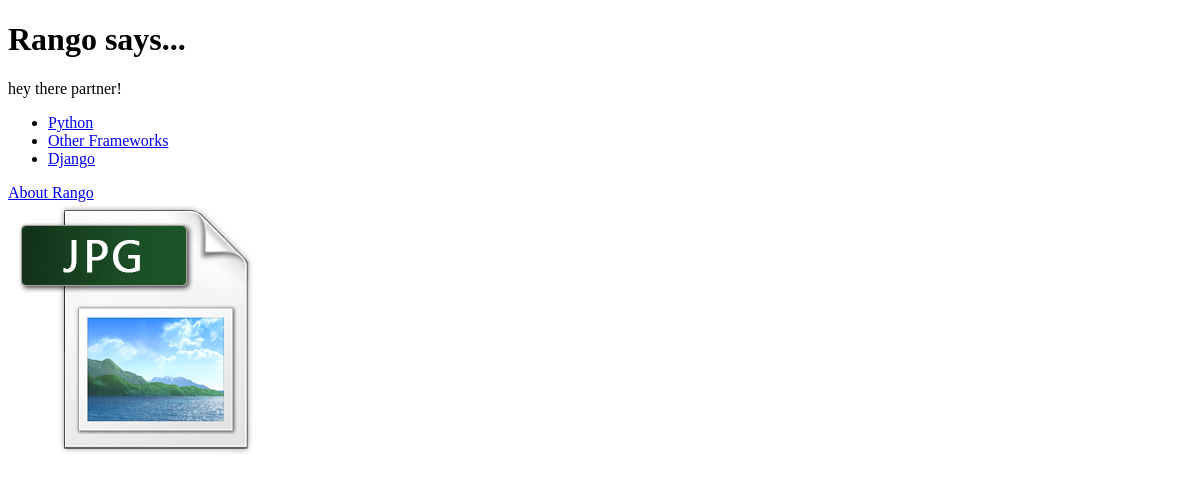
The app's page /, older data.
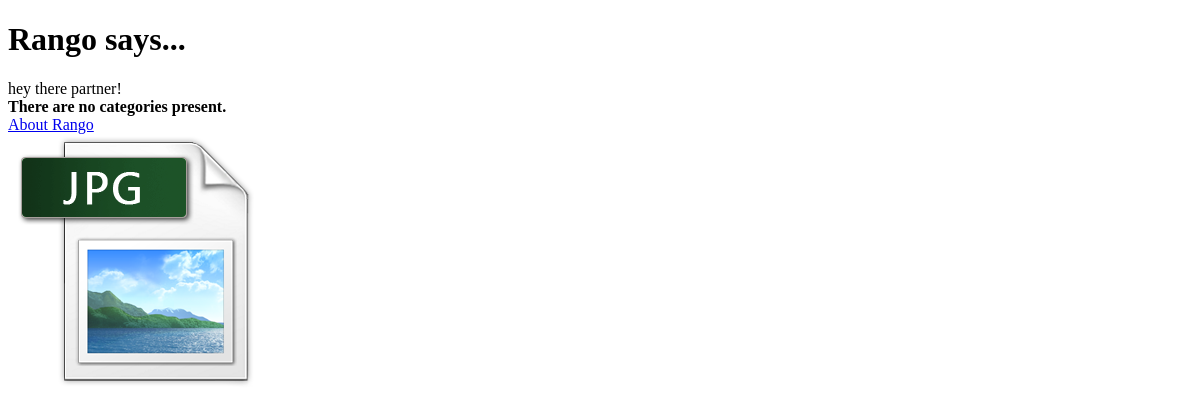
The same page, newer data.
### rango/models.py (models this page shows, shortened)
class Category(models.Model):
    name = models.CharField(max_length=128, unique=True)
    views = models.IntegerField(default=0)
    likes = models.IntegerField(default=0)
    slug = models.SlugField(default="", unique=True)
    class Meta:
        verbose_name_plural = 'Categories'

### rango/views.py (the view)
# urls.py: url(r'^$', views.index, name='index'),
def index(request):
    category_list = Category.objects.order_by('-likes')[:5]
    context_dict = {'categories': category_list}
    return render(request, 'rango/index.html', context_dict)
    from rango.models import Page

### templates/rango/index.html (shortened to what this page needs)
<!DOCTYPE html>
{% load staticfiles %}
<html>
    <head>
    </head>
	<body>
		<h1>Rango says...</h1>
		<div>hey there partner!</div>
		<div>
		{% if categories %}
		<ul>
			{% for category in categories %}
            <li>
            <a href="/rango/category/{{ category.slug }}">{{ category.name }}</a>
            </li>
            {% endfor %}
		</ul>
		{% else %}
			<strong>There are no categories present.</strong>
		{% endif %}
		</div>
		<div>
			<a href="/rango/about/">About Rango</a><br />
			<img src="{% static "images/jpg.png" %}" alt="Picture of Rango" />
		</div>
	</body>
</html>

Row changes from the older to the newer data that the page shows:
removed Category: name "Python"
removed Category: name "Other Frameworks"
removed Category: name "Django"
Text that changed along with them:
text now shown: "There are no categories present."
